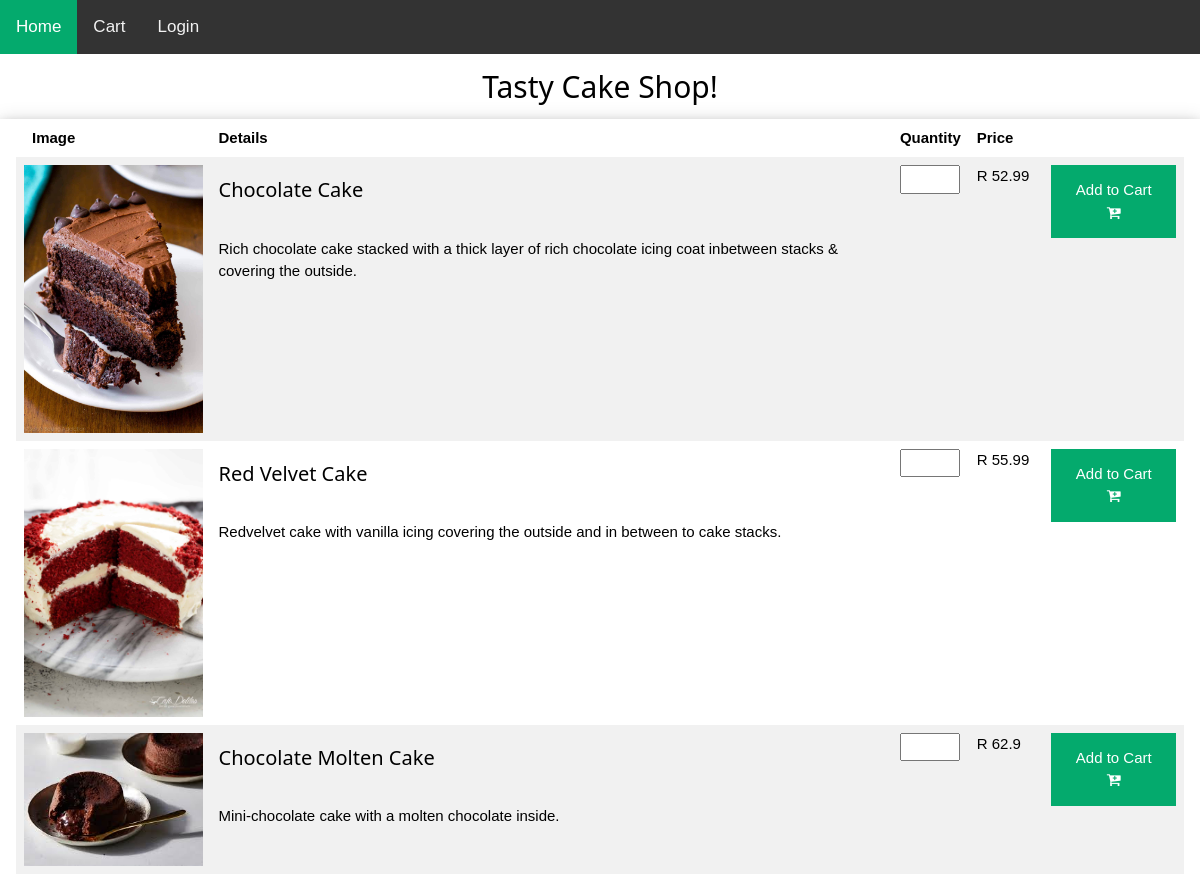
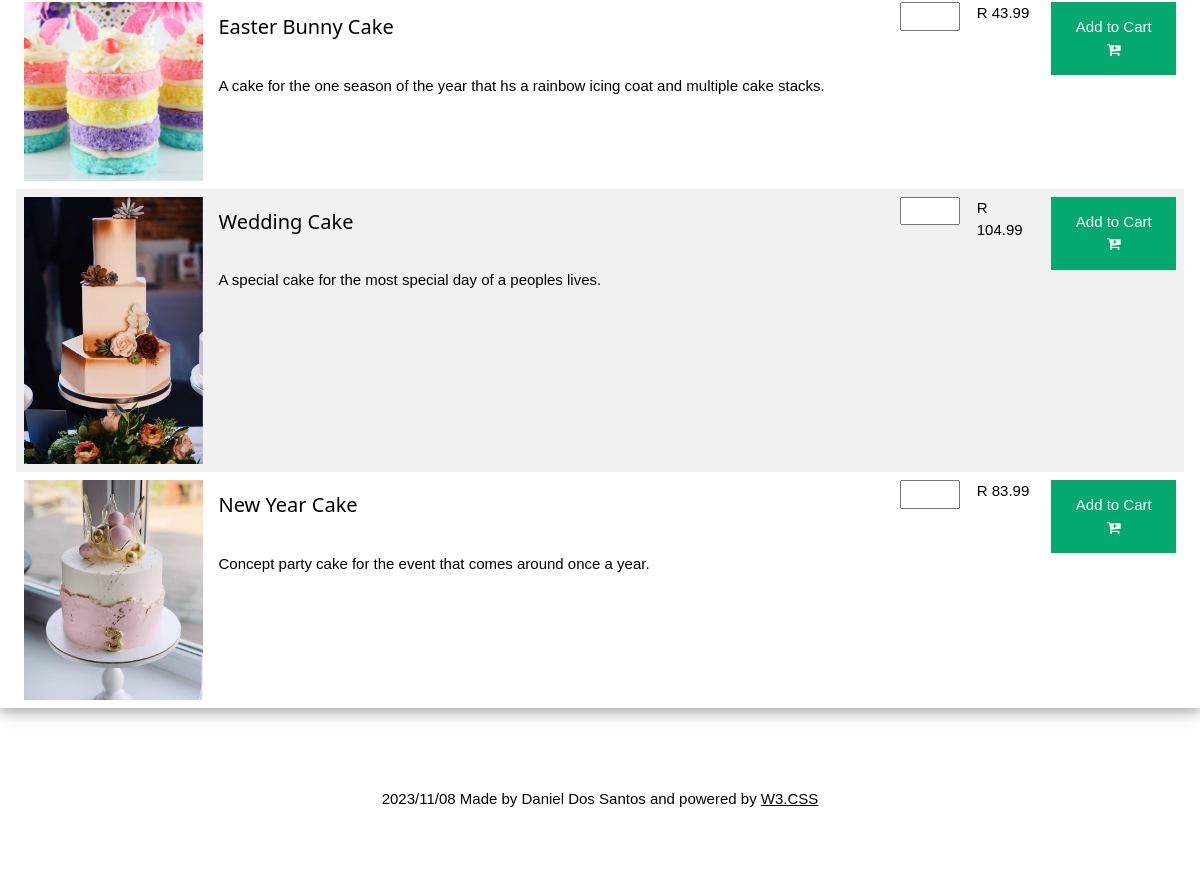
The page / on the database its author committed (2 pictures, top to bottom).
### tables this page shows
CREATE TABLE `products` (
  `ID` int(11) NOT NULL,
  `name` varchar(255) NOT NULL,
  `description` varchar(500) DEFAULT NULL,
  `picture` varchar(1000) NOT NULL,
  `quantity` int(11) NOT NULL,
  `price` double NOT NULL
);

### index.php (the view, shortened to what this page needs)
<?php
	require 'includes/header.php';
	if($loggedin == TRUE) $nav ='includes/navconnected.php';
	else $nav ='includes/nav.php';
	require $nav;
?>
	<h2 style="text-align:center">Tasty Cake Shop!</h2>
	<div class="w3-container w3-card-4">
			<table class="w3-table w3-striped">
				<tr>
					<th>Image</th>
					<th>Details</th>
					<th>Quantity</th>
					<th>Price</th>
					<th></th>
				</tr>
			<?php
				$getProcucts = "SELECT * FROM products";
                $result = $connection->query($getProcucts);
                $rows = $result->num_rows;
                if($rows == 0)
                {
                	echo "<script>window.alert('Failed to retrieve products!');</script>";
                }
                else
                {
					for ($i=0; $i < $rows; $i++)
                    {
                        $row = $result->fetch_array(MYSQLI_ASSOC);
                        $p_ID = $row['ID'];
                        $p_name = $row['name'];
                        $p_description = $row['description'];
                        $p_picture = $row['picture'];
                        $p_quantity = $row['quantity'];
                        $p_price = $row['price'];
				?>
				<tr>
					<form action="index.php" method="post">
						<td><img src="src/img/<?= $p_picture;?>" alt="product" style="width:100%;max-width:200px"></td>
						<td>
							<h4><?= $p_name;?></h4><br>
							<?= $p_description;?>
						</td>
						<td><input id="icon_prefix" type="number" name="quantity" min="1" max="<?= $p_quantity; ?>" class="validate" required></td>
						<td>R <?= $p_price;?></td>
						<td>
							<button type="submit" name="add" value="<?= $p_ID; ?>">Add to Cart <i class="fa fa-cart-plus"></i></button>
						</td>
					</form>
				</tr>
			<?php
					}
				}
				?>
			</table>
	</div>
<?php
	require 'includes/footer.php';
?>

### includes/header.php (shortened to what this page needs)
<!DOCTYPE html>
<html>
	<head>
		<link rel="stylesheet" type="text/css" href="src/css/styles.css" media="screen">
		<link rel="stylesheet" href="src/css/w3.css" media="screen">
		<link rel="stylesheet" href="https://cdnjs.cloudflare.com/ajax/libs/font-awesome/4.7.0/css/font-awesome.min.css">
	</head>
	<body>

### includes/nav.php
<div class="topnav">
  <a class="active" href="index.php">Home</a>
  <a href="cart.php">Cart</a>
  <a href="login.php">Login</a>
</div>

### includes/footer.php
		<footer class="page-footer">
		<div class="footer-info w3-container w3-center">
        	 <?=date('Y/m/d'); echo " Made by Daniel Dos Santos and powered by <a href='https://www.w3schools.com/w3css/defaulT.asp'>W3.CSS</a>";?>
        </div>
    </footer>
	</body>
</html>

### src/css/styles.css (style rules this page uses)
.topnav { background-color: #333; overflow: hidden; }
.topnav a { float: left; color: #f2f2f2; text-align: center; padding: 14px 16px; text-decoration: none; font-size: 17px; }
.topnav a.active { background-color: #04AA6D; color: white; }
form { border: 3px solid #f1f1f1; }
button { background-color: #04AA6D; color: white; padding: 14px 20px; margin: 8px 0; border: none; cursor: pointer; width: 100%; }
.page-footer .footer-info { padding-top: 80px; padding-bottom: 80px; }

### src/css/w3.css (style rules this page uses)
html { box-sizing:border-box }
*,*:before,*:after { box-sizing:inherit }
html { -ms-text-size-adjust:100%;-webkit-text-size-adjust:100% }
body { margin:0 }
article,aside,details,figcaption,figure,footer,header,main,menu,nav,section { display:block }
a { background-color:transparent }
img { border-style:none }
button,input,select,textarea,optgroup { font:inherit;margin:0 }
button,input { overflow:visible }
button,select { text-transform:none }
button,[type=button],[type=reset],[type=submit] { -webkit-appearance:button }
html,body { font-family:Verdana,sans-serif;font-size:15px;line-height:1.5 }
html { overflow-x:hidden }
h2 { font-size:30px }
h4 { font-size:20px }
h1,h2,h3,h4,h5,h6 { font-family:"Segoe UI",Arial,sans-serif;font-weight:400;margin:10px 0 }
img { vertical-align:middle }
a { color:inherit }
.w3-table,.w3-table-all { border-collapse:collapse;border-spacing:0;width:100%;display:table }
.w3-striped tbody tr:nth-child(even) { background-color:#f1f1f1 }
.w3-table td,.w3-table th,.w3-table-all td,.w3-table-all th { padding:8px 8px;display:table-cell;text-align:left;vertical-align:top }
.w3-table th:first-child,.w3-table td:first-child,.w3-table-all th:first-child,.w3-table-all td:first-child { padding-left:16px }
.w3-container:after,.w3-container:before,.w3-panel:after,.w3-panel:before,.w3-row:after,.w3-row:before,.w3-row-padding:after,.w3-row-padding:before, .w3-cell-row:before,.w3-cell-row:after,.w3-clear:after,.w3-clear:before,.w3-bar:before,.w3-bar:after { content:"";display:table;clear:both }
.w3-container,.w3-panel { padding:0.01em 16px }
.w3-card-4,.w3-hover-shadow:hover { box-shadow:0 4px 10px 0 rgba(0,0,0,0.2),0 4px 20px 0 rgba(0,0,0,0.19) }
.w3-center { text-align:center!important }

### rows shown on the page
products: picture (picture), name "Chocolate Cake", description "Rich chocolate cake stacked with a thick layer of rich chocolate icing coat inbetween stacks & covering the outside.", price "52.99", $p_ID 1 (drawn)
products: picture (picture), name "Red Velvet Cake", description "Redvelvet cake with vanilla icing covering the outside and in between to cake stacks.", price "55.99", $p_ID 2 (drawn)
products: picture (picture), name "Chocolate Molten Cake", description "Mini-chocolate cake with a molten chocolate inside.", price "62.9", $p_ID 3 (drawn)
products: picture (picture), name "Easter Bunny Cake", description "A cake for the one season of the year that hs a rainbow icing coat and multiple cake stacks.", price "43.99", $p_ID 4 (drawn)
products: picture (picture), name "Wedding Cake", description "A special cake for the most special day of a peoples lives.", price "104.99", $p_ID 5 (drawn)
products: picture (picture), name "New Year Cake", description "Concept party cake for the event that comes around once a year.", price "83.99", $p_ID 6 (drawn)
